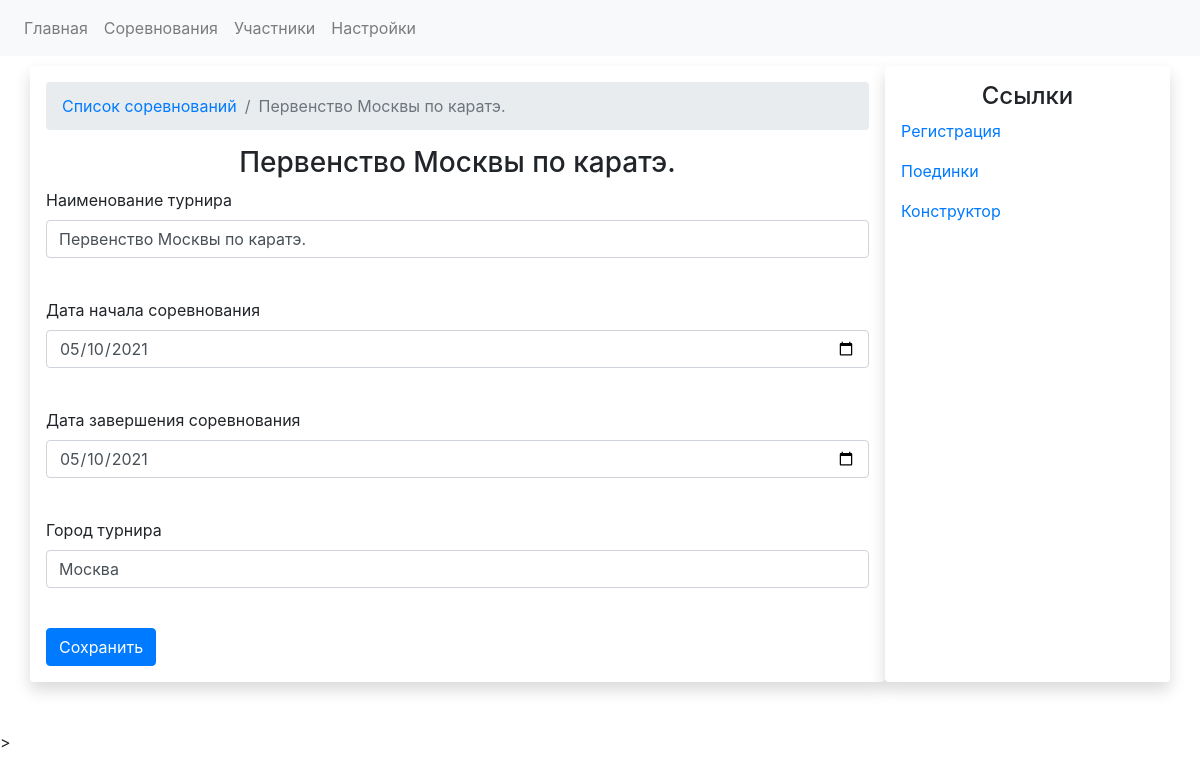
The app's page /competitions/1, older data.
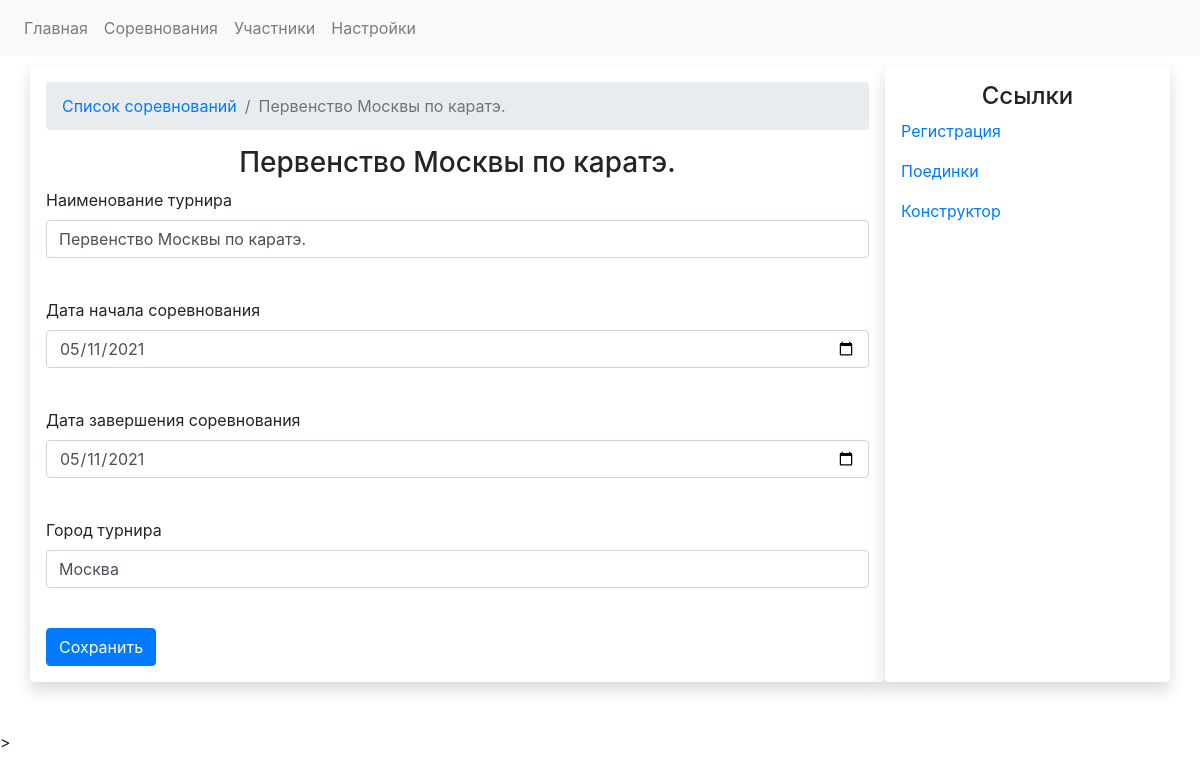
The same page, newer data.
### app.py (models this page shows)
class CompetitionsDB(db.Model):
    competition_id = db.Column(db.Integer, primary_key=True)
    competition_name = db.Column(db.String)
    competition_date_start = db.Column(db.Date, default=datetime.utcnow)
    competition_date_finish = db.Column(db.Date, default=datetime.utcnow)
    competition_city = db.Column(db.String)
    competition_fights = db.relationship('FightsDB', backref='competition', lazy='dynamic')
    registrations = db.relationship('RegistrationDB', backref='competition')

### app.py (the view, shortened to what this page needs)
@app.route('/competitions/<int:competition_id>', methods=["POST", "GET"])
def competition_view(competition_id):
    competition_data = CompetitionsDB.query.get(competition_id)
    form = CompetitionForm()
    return render_template('competition.html', competition_data = competition_data, form=form)

### forms.py
class CompetitionForm(FlaskForm):
    competition_name_form = StringField('Наименование турнира', validators=[validators.required()])
    competition_date_start = DateField('Дата начала соревнования', format = '%Y-%m-%d',validators=[validators.required()])
    competition_date_finish = DateField('Дата завершения соревнования', format = '%Y-%m-%d',validators=[validators.required()])
    competition_city =  StringField('Город турнира', validators=[validators.required()])
    submit = SubmitField('Сохранить')

### templates/competition.html (shortened to what this page needs)
{% extends "base.html" %}
{% block head %}
    <link rel="stylesheet" type="text/css" href="https://cdnjs.cloudflare.com/ajax/libs/twitter-bootstrap/4.5.2/css/bootstrap.css">
{% endblock %}
{% block content %}
    <div class="container" style="margin-top: 10px">
            <div class="row">
            <div class="col-lg-9 shadow p-3 mb-5 bg-white rounded">
                <nav aria-label="breadcrumb">
                  <ol class="breadcrumb">
                    <li class="breadcrumb-item"><a href="{{url_for('competitions')}}">Список соревнований</a></li>
                    <li class="breadcrumb-item active" aria-current="page">{{ competition_data.competition_name }}</li>
                  </ol>
                </nav>
                <div class="row justify-content-center">
                    <h3>{{ competition_data.competition_name }}</h3>
                </div>
                <form method="POST" action="{{ url_for('competition_view', competition_id = competition_data.competition_id) }}">
                        <div class="form-group">
                            {{ form.competition_name_form.label }}
                            {{ form.competition_name_form (class ='form-control', value = competition_data.competition_name)}}
                        <br>
                        </div>
                        <div class="form-group">
                            {{ form.competition_date_start.label }}
                            {{ form.competition_date_start (class ='form-control', type="date", value = competition_data.competition_date_start)}}
                        <br>
                        </div>
                        <div class="form-group">
                            {{ form.competition_date_finish.label }}
                            {{ form.competition_date_finish (class ='form-control', type="date", value = competition_data.competition_date_finish)}}
                        <br>
                        </div>
                         <div class="form-group">
                            {{ form.competition_city.label }}
                            {{ form.competition_city (class ='form-control', type="text", value = competition_data.competition_city)}}
                        <br>
                        </div>
                         {{ form.submit (class ='btn btn-primary')}}
                  </form>
            </div>
            <div class="col-lg-3 shadow p-3 mb-5 bg-white rounded">
                    <h4 style="text-align: center">Ссылки</h4>
                <p><a href="{{url_for('registration', competition_id = competition_data.competition_id)}}">Регистрация</a></p>
                <p><a href="{{url_for('competition_fights_view', comp_id = competition_data.competition_id)}}">Поединки</a></p>
                <p><a href="{{url_for('fight_constructor', comp_id = competition_data.competition_id)}}">Конструктор</a></p>
            </div>
        </div>
    </div>
<script src="https://ajax.googleapis.com/ajax/libs/jquery/3.5.1/jquery.min.js"></script>>
{% endblock %}

Row changes from the older to the newer data that the page shows:
changed CompetitionsDB "Первенство Москвы по каратэ.": competition_date_start "05/10/2021" → "05/11/2021"; competition_date_finish "05/10/2021" → "05/11/2021"
